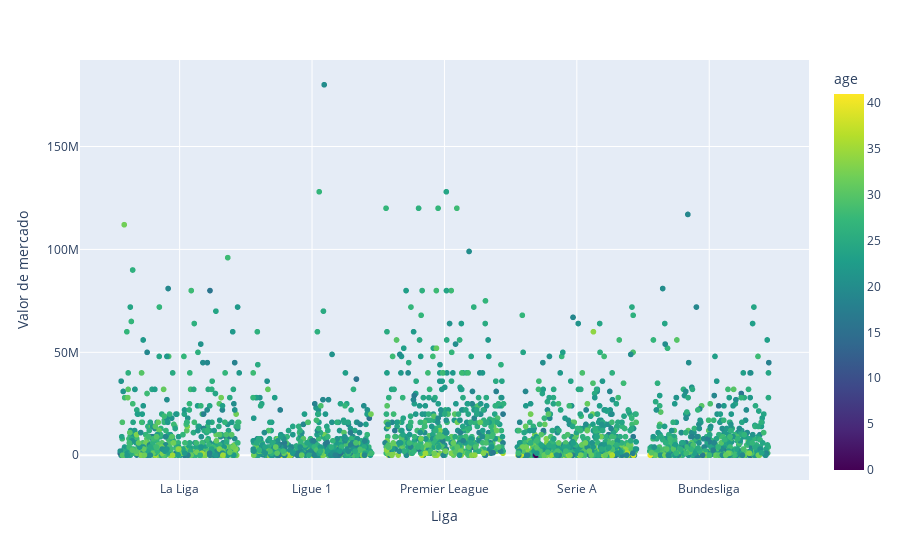

The cell this chart's notebook holds for it:
### Code cell
league_categories = df_1920['league'].unique()
num_categories = len(league_categories)
category_positions = {league: i+1 for i, league in enumerate(league_categories)}

# Agregar un poco de jitter en la posición de los puntos en el eje x
df_1920['jittered_league'] = df_1920['league'].map(category_positions) + np.random.uniform(-0.45, 0.45, len(df_1920))

max_age = df_1920['age'].max()
min_age = df_1920['age'].min()
# Crear un scatterplot con tres variables y una escala de colores personalizada
fig = px.scatter(df_1920, x="jittered_league", y="value", color="age", hover_name="player",
                 color_continuous_scale='viridis', range_color=[min_age, max_age])

# Personalizar los títulos de los ejes
fig.update_layout(xaxis_title="Liga", yaxis_title="Valor de mercado")

# Personalizar las etiquetas de las marcas en el eje x
fig.update_xaxes(tickvals=list(category_positions.values()), ticktext=list(category_positions.keys()))

fig.show()

### Figure 1 — Plotly figure (JSON) as saved in the notebook; plotly's stock layout.template omitted (floating-point values rounded to 4 significant figures; data arrays with more than 128 entries replaced by an {"elided": "..."} marker saying what was removed)
{"data": [{"hovertemplate": "<b>%{hovertext}</b><br><br>jittered_league=%{x}<br>value=%{y}<br>age=%{marker.color}<extra></extra>", "hovertext": {"elided": "2644 str values"}, "legendgroup": "", "marker": {"color": {"elided": "2644 int values"}, "coloraxis": "coloraxis", "symbol": "circle"}, "mode": "markers", "name": "", "showlegend": false, "type": "scattergl", "x": {"elided": "2644 float values"}, "xaxis": "x", "y": {"elided": "2644 int values"}, "yaxis": "y"}], "layout": {"coloraxis": {"cmax": 41, "cmin": 0, "colorbar": {"title": {"text": "age"}}, "colorscale": [[0, "#440154"], [0.1111, "#482878"], [0.2222, "#3e4989"], [0.3333, "#31688e"], [0.4444, "#26828e"], [0.5556, "#1f9e89"], [0.6667, "#35b779"], [0.7778, "#6ece58"], [0.8889, "#b5de2b"], [1, "#fde725"]]}, "legend": {"tracegroupgap": 0}, "margin": {"t": 60}, "xaxis": {"anchor": "y", "domain": [0, 1], "ticktext": ["La Liga", "Ligue 1", "Premier League", "Serie A", "Bundesliga"], "tickvals": [1, 2, 3, 4, 5], "title": {"text": "Liga"}}, "yaxis": {"anchor": "x", "domain": [0, 1], "title": {"text": "Valor de mercado"}}}}
